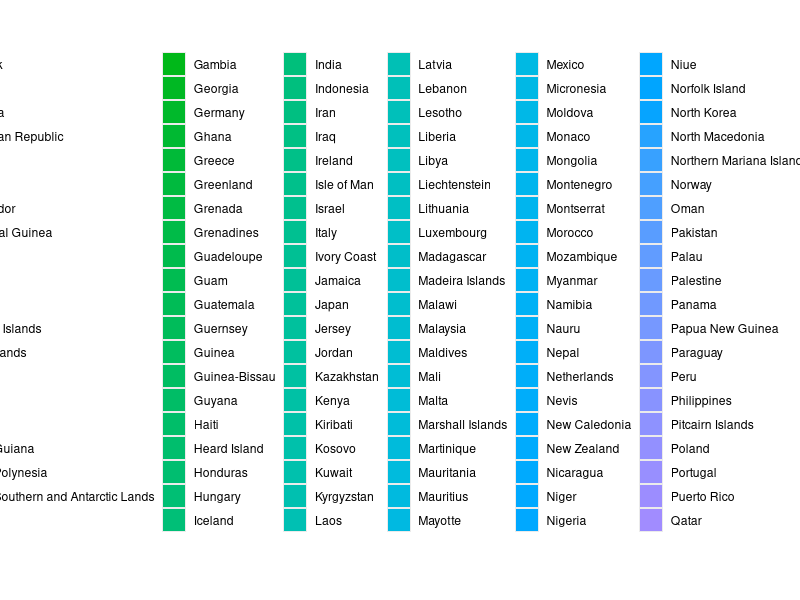
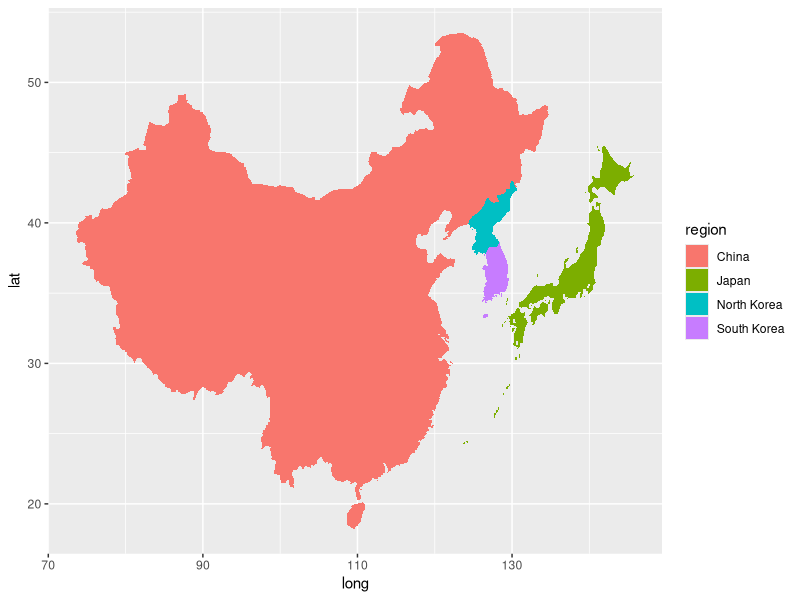

Here is the R script that generated these plots, in order:
# Title     : TODO
# Objective : TODO
# Created by: coeat
# Created on: 2021/05/26

library(ggplot2)

wrld <- map_data('world')
par(mar=c(1,1,1,1))

qplot(
  long,
  lat,
  data = wrld,
  geom = 'polygon',
  fill = region,
  group = group
)


east <- wrld$region %in% c('South Korea', 'North Korea', 'China', 'Japan')
eastasia <- wrld[east,]

qplot(
  long,
  lat,
  data = eastasia,
  geom = 'polygon',
  fill = region,
  group = group
)